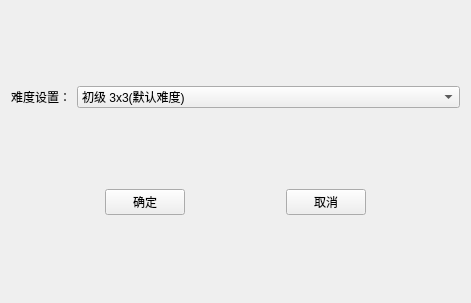
<?xml version="1.0" encoding="UTF-8"?>
<ui version="4.0">
 <class>setDifficult</class>
 <widget class="QWidget" name="setDifficult">
  <property name="geometry">
   <rect>
    <x>0</x>
    <y>0</y>
    <width>471</width>
    <height>303</height>
   </rect>
  </property>
  <property name="windowTitle">
   <string>setDifficult</string>
  </property>
  <layout class="QVBoxLayout" name="verticalLayout">
   <item>
    <layout class="QHBoxLayout" name="horizontalLayout_2">
     <item>
      <widget class="QLabel" name="label">
       <property name="text">
        <string>难度设置：</string>
       </property>
      </widget>
     </item>
     <item>
      <widget class="QComboBox" name="comboBox">
       <property name="sizePolicy">
        <sizepolicy hsizetype="Expanding" vsizetype="Fixed">
         <horstretch>0</horstretch>
         <verstretch>0</verstretch>
        </sizepolicy>
       </property>
       <item>
        <property name="text">
         <string>初级 3x3(默认难度)</string>
        </property>
       </item>
       <item>
        <property name="text">
         <string>中级 4x4</string>
        </property>
       </item>
       <item>
        <property name="text">
         <string>高级 5x5</string>
        </property>
       </item>
      </widget>
     </item>
    </layout>
   </item>
   <item>
    <layout class="QHBoxLayout" name="horizontalLayout">
     <item>
      <spacer name="horizontalSpacer">
       <property name="orientation">
        <enum>Qt::Horizontal</enum>
       </property>
       <property name="sizeHint" stdset="0">
        <size>
         <width>40</width>
         <height>20</height>
        </size>
       </property>
      </spacer>
     </item>
     <item>
      <widget class="QPushButton" name="pushButton">
       <property name="text">
        <string>确定</string>
       </property>
      </widget>
     </item>
     <item>
      <spacer name="horizontalSpacer_2">
       <property name="orientation">
        <enum>Qt::Horizontal</enum>
       </property>
       <property name="sizeHint" stdset="0">
        <size>
         <width>40</width>
         <height>20</height>
        </size>
       </property>
      </spacer>
     </item>
     <item>
      <widget class="QPushButton" name="pushButton_2">
       <property name="text">
        <string>取消</string>
       </property>
      </widget>
     </item>
     <item>
      <spacer name="horizontalSpacer_3">
       <property name="orientation">
        <enum>Qt::Horizontal</enum>
       </property>
       <property name="sizeHint" stdset="0">
        <size>
         <width>40</width>
         <height>20</height>
        </size>
       </property>
      </spacer>
     </item>
    </layout>
   </item>
  </layout>
 </widget>
 <layoutdefault spacing="6" margin="11"/>
 <resources/>
 <connections/>
</ui>
